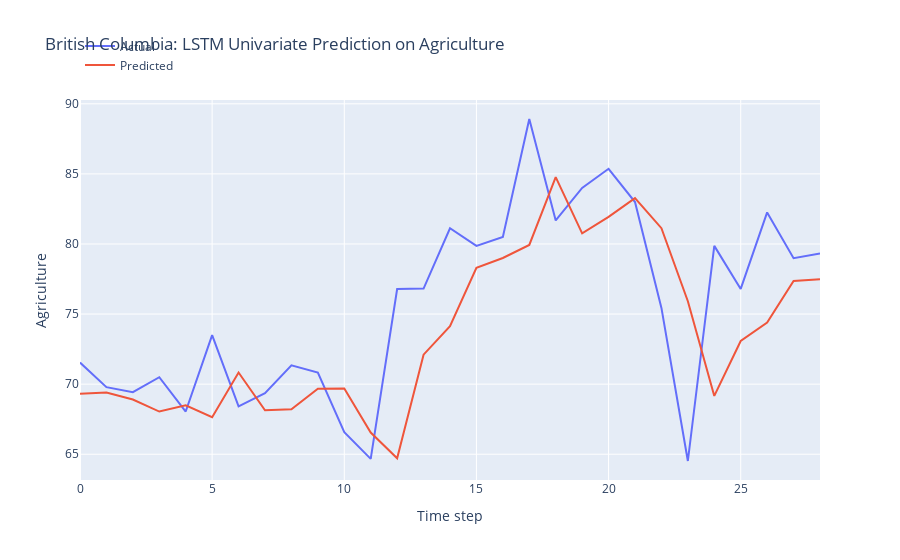

The notebook cell saved with this chart:
### Code cell
n_features = 1
X_train = X_train.reshape(X_train.shape[0], X_train.shape[1], n_features)

# define model
model = Sequential()
model.add(LSTM(50, activation='relu', input_shape=(n_steps, n_features)))
model.add(Dense(1))

# model = Sequential()
# model.add(LSTM(100, activation='relu', input_shape=(n_steps, n_features), kernel_regularizer=L2(0.001), return_sequences=True))
# model.add(LSTM(50, activation='relu', kernel_regularizer=L2(0.01)))
# model.add(Dense(1))

def r_squared(y_true, y_pred):
    SS_res =  K.sum(K.square(y_true - y_pred)) 
    SS_tot = K.sum(K.square(y_true - K.mean(y_true))) 
    return ( 1 - SS_res/(SS_tot + K.epsilon()) )

# Compile the model
model.compile(optimizer='adam', 
              loss='mse',
              metrics=[r_squared])

early_stopping = EarlyStopping(monitor='loss', patience=5, restore_best_weights=True)

# fit model
history = model.fit(X_train, y_train, 
          epochs = 20,
          batch_size = 32,
          verbose = 0,
          callbacks=[early_stopping])

# Obtain the MSE and R-squared from the last epoch
last_epoch_mse = history.history['loss'][-1]
last_epoch_r_squared = history.history['r_squared'][-1]

# Print the MSE and R-squared
print("Mean Squared Error (MSE) from the last epoch:", last_epoch_mse)
print("R-squared from the last epoch:", last_epoch_r_squared)

# plot loss and r2 score
plt.figure(figsize=(10, 6))

# Plot train loss
plt.plot(history.history['loss'], label='Train Loss')

# Plot train R-squared score
plt.plot(history.history['r_squared'], label='Train R2')

plt.title('Model Training Loss and R-squared Score')
plt.xlabel('Epochs')
plt.ylabel('Value')
plt.legend()
plt.grid(True)
plt.show()

# Evaluate the model
loss = model.evaluate(X_test, y_test)
print("MSE and R_squared:", loss)

# make prediction on test data
X_test = X_test.reshape(X_test.shape[0], X_test.shape[1], n_features)
y_pred = model.predict(X_test)

# Print the first 5 predictions and actual values
print("Predictions:")
flattened_predictions = [pred[0] for pred in y_pred[:10]]
print(flattened_predictions)
# print(y_pred[:10].tolist())
print("Actual values:")
rounded_actual_values = [round(value, len(str(prediction).split('.')[1])) for value, prediction in zip(y_test[:10], flattened_predictions)]
print(rounded_actual_values)

# plot the actual and predicted values for test data
trace1 = go.Scatter(x=np.arange(len(y_test)), y=y_test.flatten(), mode='lines', name='Actual')
trace2 = go.Scatter(x=np.arange(len(y_pred)), y=y_pred.flatten(), mode='lines', name='Predicted')

# Create layout
layout = go.Layout(
    title='British Columbia: LSTM Univariate Prediction on Agriculture',
    xaxis=dict(title='Time step'),
    yaxis=dict(title='Agriculture'),
    legend=dict(x=0, y=1.18)
)

# Create figure
fig = go.Figure(data=[trace1, trace2], layout=layout)

# Show plot
fig.show()

### Figure 1 — Plotly figure (JSON) as saved in the notebook; plotly's stock layout.template omitted (floating-point values rounded to 4 significant figures)
{"data": [{"mode": "lines", "name": "Actual", "type": "scatter", "x": [0, 1, 2, 3, 4, 5, 6, 7, 8, 9, 10, 11, 12, 13, 14, 15, 16, 17, 18, 19, 20, 21, 22, 23, 24, 25, 26, 27, 28], "y": [71.54, 69.79, 69.43, 70.49, 68.05, 73.5, 68.41, 69.35, 71.35, 70.83, 66.57, 64.67, 76.78, 76.82, 81.12, 79.87, 80.5, 88.92, 81.68, 84.0, 85.37, 82.99, 75.44, 64.52, 79.87, 76.79, 82.25, 78.99, 79.33]}, {"mode": "lines", "name": "Predicted", "type": "scatter", "x": [0, 1, 2, 3, 4, 5, 6, 7, 8, 9, 10, 11, 12, 13, 14, 15, 16, 17, 18, 19, 20, 21, 22, 23, 24, 25, 26, 27, 28], "y": [69.31, 69.4, 68.9, 68.04, 68.49, 67.64, 70.83, 68.14, 68.2, 69.68, 69.68, 66.55, 64.71, 72.1, 74.14, 78.3, 79.0, 79.93, 84.77, 80.75, 81.93, 83.28, 81.13, 75.92, 69.16, 73.08, 74.39, 77.37, 77.48]}], "layout": {"legend": {"x": 0, "y": 1.18}, "title": {"text": "British Columbia: LSTM Univariate Prediction on Agriculture"}, "xaxis": {"title": {"text": "Time step"}}, "yaxis": {"title": {"text": "Agriculture"}}}}
